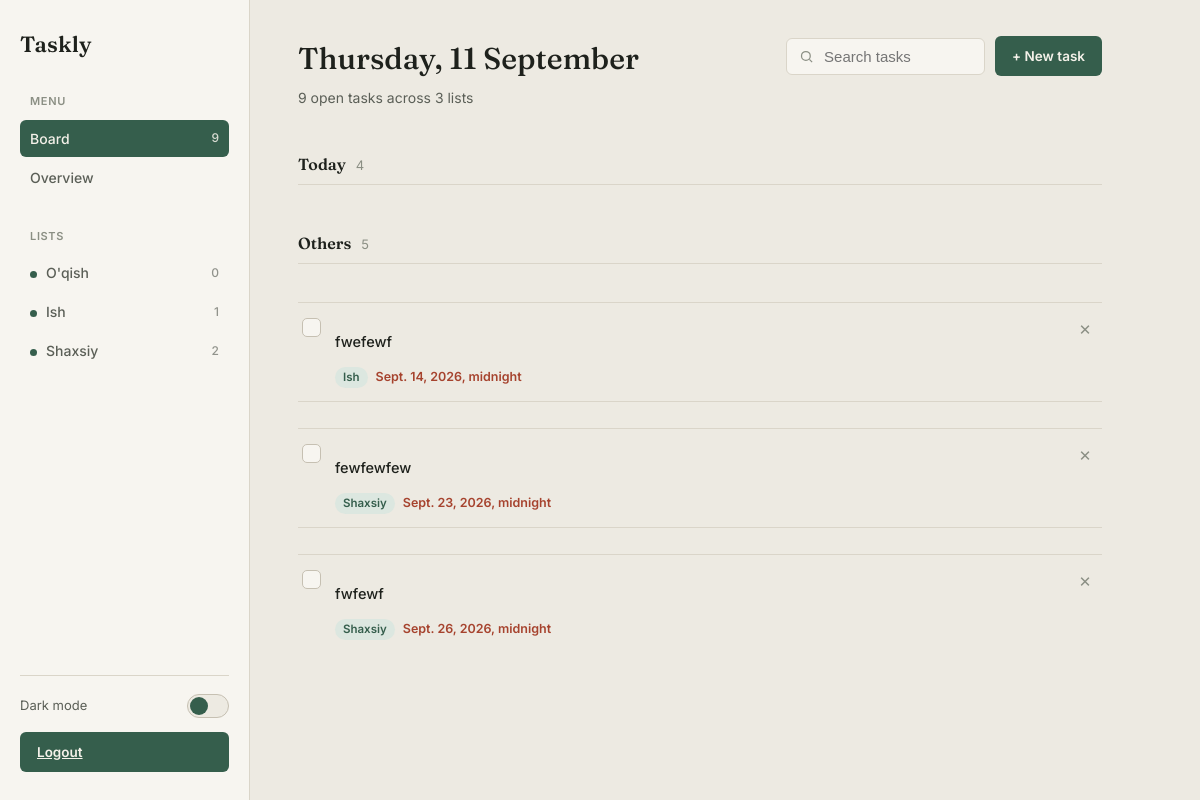
The app's page / (signed in), older data.
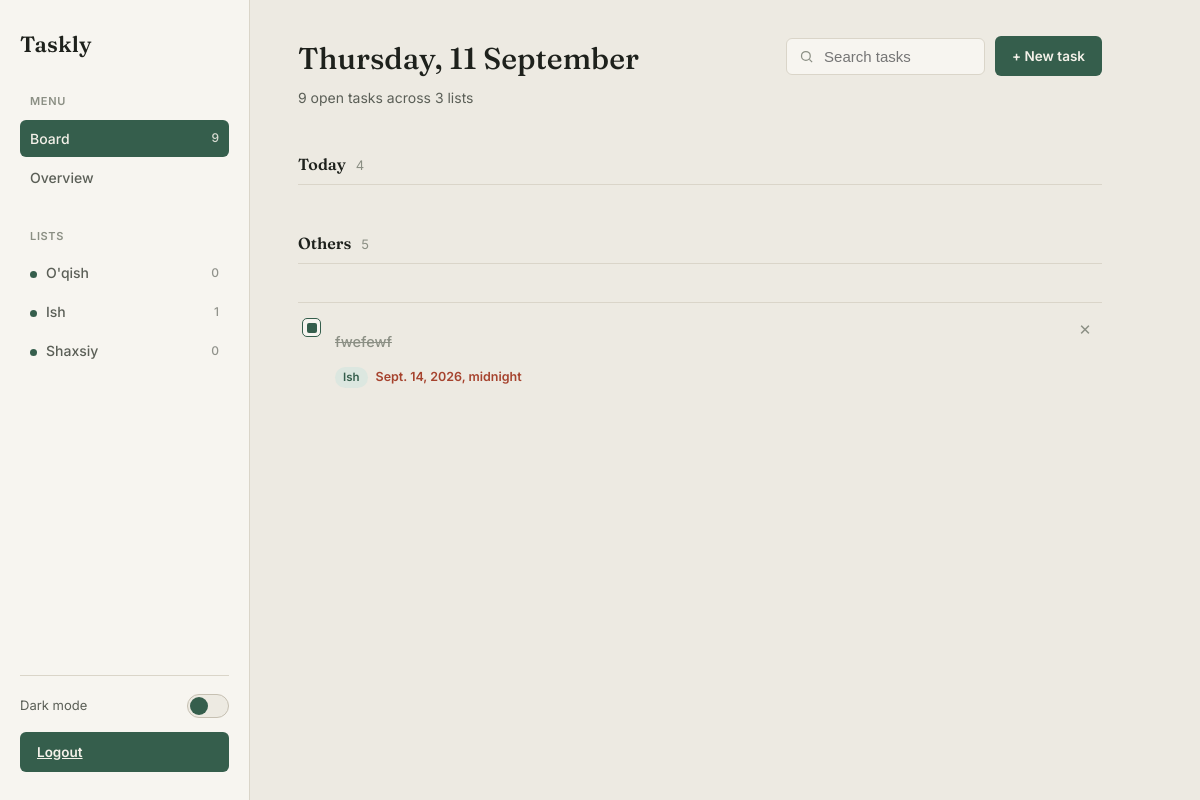
The same page, newer data.
### main/models.py (models this page shows, shortened)
class CategoryTask(models.Model):
    name = models.CharField(max_length=100, verbose_name="Nomi ...")
    class Meta:
        verbose_name = "Kategoriyalar"
        verbose_name_plural = "Kategoriyalar"

class Task(models.Model):
    name = models.CharField(max_length=300)
    due = models.DateTimeField(blank=False)
    status = models.BooleanField(default=False)
    category = models.ForeignKey(CategoryTask, on_delete=models.CASCADE)
    class Meta:
        verbose_name = "Vazifalar"
        verbose_name_plural = "Vazifalar"

### main/views.py (the view)
# urls.py: path("", main_view, name="asosiy"),
@login_required
def main_view(request):
    context = {
        "categories": CategoryTask.objects.all()
    }
    today = datetime.now()
    dues_today = Task.objects.filter(due__day=today.day)
    others = Task.objects.exclude(due__day=today.day)
    context["todays"] = dues_today
    context['others'] = others
    return render(request, 'index.html', context)

### templates/index.html (shortened to what this page needs)
<!DOCTYPE html>
{% load static %}
<html lang="en" data-theme="light">
<head>
  <link rel="stylesheet" href="{% static 'styles.css' %}">
</head>
<body>
  <div class="app">
    <aside class="sidebar">
      <div class="brand">
        <span class="brand-mark">Taskly</span>
      </div>
      <nav class="nav-group">
        <p class="nav-label">MENU</p>
        <a class="nav-link is-active" href="index.html">
          <span>Board</span>
          <span class="count">9</span>
        </a>
        <a class="nav-link" href="overview.html">
          <span>Overview</span>
        </a>
      </nav>
      <nav class="nav-group">
        <p class="nav-label">LISTS</p>
        {% for ctg in categories %}
                <a class="nav-link" href="#" style="--dot:#355E4C">
                    <span><span class="list-dot"></span>{{ ctg.name }}</span>
                    <span class="count">{{ ctg.task_set.count }}</span>
                  </a>
        {% endfor %}
        </nav>
      <div class="sidebar-footer">
        <div class="theme-toggle">
          <span class="theme-toggle-label">Dark mode</span>
          <button class="switch" id="themeSwitch" type="button" aria-label="Toggle dark mode" aria-pressed="false"></button>
        </div>
        <div class="logout-button">
          <a  href="{% url 'main:logout' %}"
              class="btn btn-primary"
              style="width: 100%;text-align: center;">
            Logout
          </a>
        </div>
      </div>
    </aside>
    <main class="main">
      <header class="main-header">
        <div>
          <h1>Thursday, 11 September</h1>
          <p class="subtext">9 open tasks across 3 lists</p>
        </div>
        <div class="header-actions">
          <form class="search-field" method="get" action="#">
            <svg width="15" height="15" viewBox="0 0 24 24" fill="none" stroke="currentColor" stroke-width="2">
              <circle cx="11" cy="11" r="7"></circle>
              <line x1="21" y1="21" x2="16.65" y2="16.65"></line>
            </svg>
            <input type="text" name="q" placeholder="Search tasks">
          </form>
          <details class="add-task">
            <summary class="btn btn-primary">+ New task</summary>
          </details>
        </div>
      </header>
      <section class="task-section">
        <div class="task-section-head">
          <h2>Today</h2>
          <span class="tally">4</span>
        </div>
      </section>
      <section class="task-section">
        <div class="task-section-head">
          <h2>Others</h2>
          <span class="tally">5</span>
        </div>
        <ul class="task-list">
          {% for task in others %}
          <li class="task-row ">
          <li class="task-row {% if task.status %}is-completed {% endif %}">
            <form method="post" action="{% url 'main:task_done' %}" class="toggle-form">
              <button type="submit" class="task-check {% if task.status %}is-checked {% endif %}" aria-pressed="false" aria-label="Mark task as done"></button>
            </form>
            <div class="task-body ">
              <p class="task-title ">{{ task.name }}</p>
              <div class="task-meta">
                <span class="tag">{{ task.category.name }}</span>
                <span class="due overdue">{{ task.due }}</span>
              </div>
            </div>
            <form method="post" action="{% url 'main:delete' %}" class="delete-form">
              <button class="task-menu" type="submit" aria-label="Delete task">✕</button>
            </form>
          </li>
          {% endfor %}
        </ul>
      </section>
    </main>
  </div>
</body>
</html>

Row changes from the older to the newer data that the page shows:
removed Task: status False (drawn), name "fewfewfew", category.name "Shaxsiy", due "Sept. 23, 2026, midnight"
removed Task: status False (drawn), name "fwfewf", category.name "Shaxsiy", due "Sept. 26, 2026, midnight"
computed for CategoryTask "Shaxsiy": task_set.count "2" → "0"
changed Task "fwefewf": status False → True (drawn)
